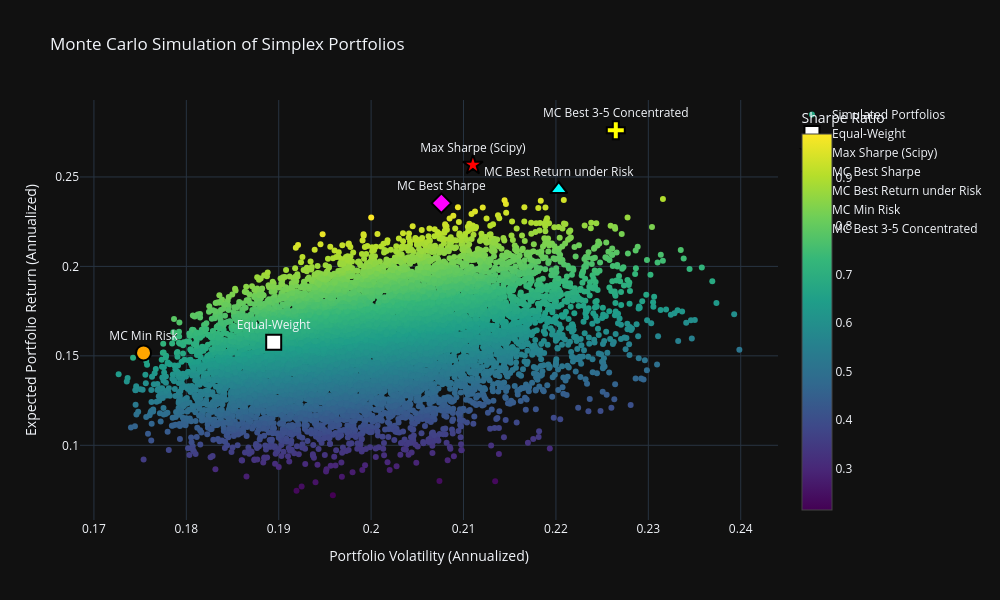

The notebook cell this image was saved under:
### Code cell
# Cell: Visualize Simulated Random Portfolios
import plotly.graph_objects as go

fig = go.Figure()

# Plot simulated portfolios
fig.add_trace(go.Scatter(
    x=portfolios_df["portfolio_volatility"],
    y=portfolios_df["expected_return"],
    mode="markers",
    marker=dict(
        color=portfolios_df["sharpe_ratio"],
        colorscale="Viridis",
        showscale=True,
        colorbar=dict(title="Sharpe Ratio")
    ),
    text=portfolios_df["fail_reason"],
    hoverinfo="x+y+text",
    name="Simulated Portfolios"
))

# Mark special portfolios
special_ports = [
    ("Equal-Weight", weights_table["equal_weight"], "white", "square"),
    ("Max Sharpe (Scipy)", weights_table["max_sharpe"], "red", "star"),
    ("MC Best Sharpe", weights_table["mc_max_sharpe"], "magenta", "diamond"),
    ("MC Best Return under Risk", weights_table["mc_max_ret_under_risk"], "cyan", "triangle-up"),
    ("MC Min Risk", weights_table["mc_min_risk"], "orange", "circle"),
    ("MC Best 3-5 Concentrated", weights_table["mc_best_concentrated_3_5"], "yellow", "cross")
]

for name, w, color, symbol_shape in special_ports:
    summary = generate_portfolio_summary(w, expected_returns, cov_matrix)
    fig.add_trace(go.Scatter(
        x=[summary["annualized_volatility"]],
        y=[summary["expected_return"]],
        mode="markers+text",
        text=[name],
        textposition="top center",
        marker=dict(color=color, size=15, symbol=symbol_shape, line=dict(color="black", width=2)),
        name=name
))

fig.update_layout(
    title="Monte Carlo Simulation of Simplex Portfolios",
    xaxis_title="Portfolio Volatility (Annualized)",
    yaxis_title="Expected Portfolio Return (Annualized)",
    template="plotly_dark",
    width=1000,
    height=600
)

fig.show()

### Figure 1 — Plotly figure (JSON) as saved in the notebook; plotly's stock layout.template omitted (floating-point values rounded to 4 significant figures; data arrays with more than 128 entries replaced by an {"elided": "..."} marker saying what was removed)
{"data": [{"hoverinfo": "x+y+text", "marker": {"color": {"elided": "10000 float values"}, "colorbar": {"title": {"text": "Sharpe Ratio"}}, "colorscale": [[0.0, "#440154"], [0.1111, "#482878"], [0.2222, "#3e4989"], [0.3333, "#31688e"], [0.4444, "#26828e"], [0.5556, "#1f9e89"], [0.6667, "#35b779"], [0.7778, "#6ece58"], [0.8889, "#b5de2b"], [1.0, "#fde725"]], "showscale": true}, "mode": "markers", "name": "Simulated Portfolios", "text": {"elided": "10000 str values"}, "type": "scatter", "x": {"elided": "10000 float values"}, "y": {"elided": "10000 float values"}}, {"marker": {"color": "white", "line": {"color": "black", "width": 2}, "size": 15, "symbol": "square"}, "mode": "markers+text", "name": "Equal-Weight", "text": ["Equal-Weight"], "textposition": "top center", "type": "scatter", "x": [0.1895], "y": [0.1577]}, {"marker": {"color": "red", "line": {"color": "black", "width": 2}, "size": 15, "symbol": "star"}, "mode": "markers+text", "name": "Max Sharpe (Scipy)", "text": ["Max Sharpe (Scipy)"], "textposition": "top center", "type": "scatter", "x": [0.211], "y": [0.2567]}, {"marker": {"color": "magenta", "line": {"color": "black", "width": 2}, "size": 15, "symbol": "diamond"}, "mode": "markers+text", "name": "MC Best Sharpe", "text": ["MC Best Sharpe"], "textposition": "top center", "type": "scatter", "x": [0.2076], "y": [0.2354]}, {"marker": {"color": "cyan", "line": {"color": "black", "width": 2}, "size": 15, "symbol": "triangle-up"}, "mode": "markers+text", "name": "MC Best Return under Risk", "text": ["MC Best Return under Risk"], "textposition": "top center", "type": "scatter", "x": [0.2203], "y": [0.2431]}, {"marker": {"color": "orange", "line": {"color": "black", "width": 2}, "size": 15, "symbol": "circle"}, "mode": "markers+text", "name": "MC Min Risk", "text": ["MC Min Risk"], "textposition": "top center", "type": "scatter", "x": [0.1754], "y": [0.1517]}, {"marker": {"color": "yellow", "line": {"color": "black", "width": 2}, "size": 15, "symbol": "cross"}, "mode": "markers+text", "name": "MC Best 3-5 Concentrated", "text": ["MC Best 3-5 Concentrated"], "textposition": "top center", "type": "scatter", "x": [0.2265], "y": [0.276]}], "layout": {"height": 600, "title": {"text": "Monte Carlo Simulation of Simplex Portfolios"}, "width": 1000, "xaxis": {"title": {"text": "Portfolio Volatility (Annualized)"}}, "yaxis": {"title": {"text": "Expected Portfolio Return (Annualized)"}}}}
